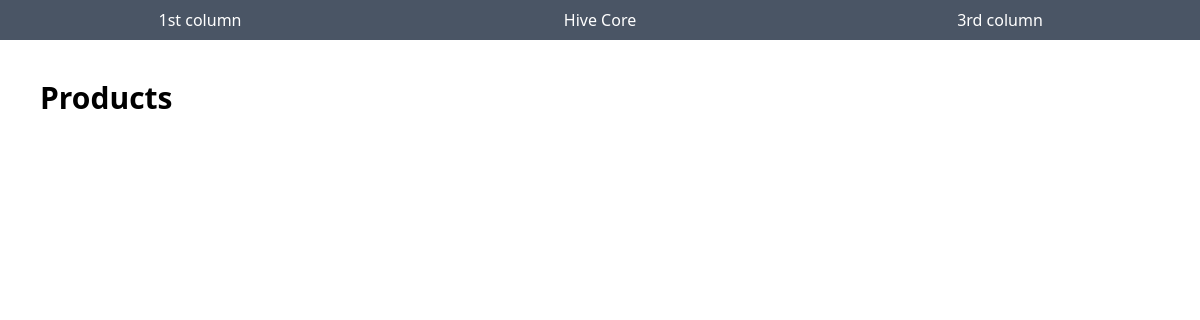
/products/, run on an earlier commit of the app's database.
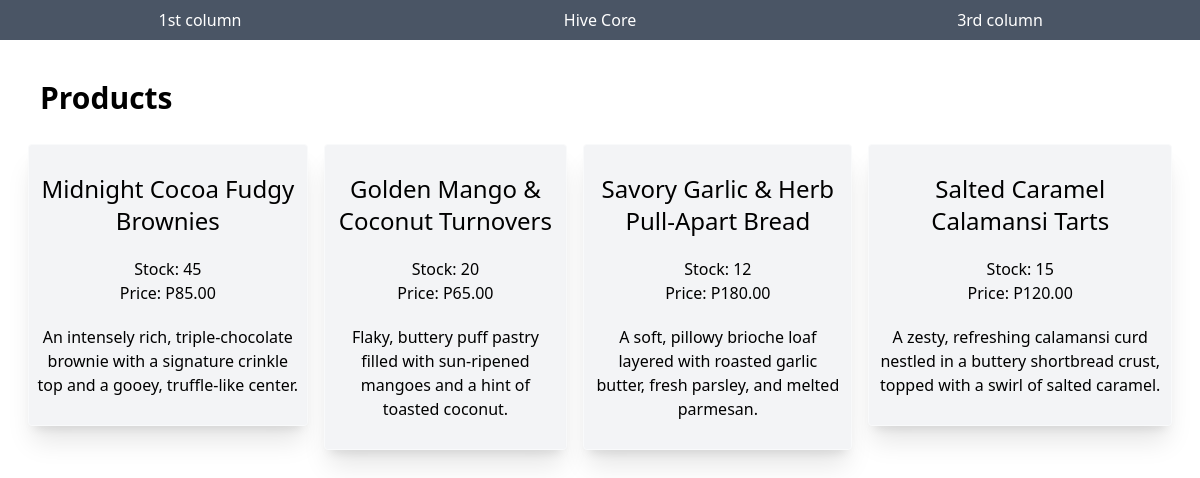
And on a later commit of the database.
### products/models.py (models this page shows, shortened)
class Product(models.Model):
    id = models.UUIDField(primary_key=True, default=uuid.uuid4, editable=False)
    name = models.CharField(max_length=50)
    stock = models.IntegerField()
    price = models.DecimalField(max_digits=6, decimal_places=2)
    short_description = models.CharField(max_length=255, blank=True)
    full_description = models.TextField(blank=True)
    created_at = models.DateTimeField(auto_now_add=True)
    updated_at = models.DateTimeField(auto_now=True)
    class Meta:
        indexes = [
            models.Index(fields=["name"], name="name_idx"),
        ]
    def get_absolute_url(self):
        return reverse("product_detail", args=[str(self.id)])

### products/views.py (the view)
# urls.py: path("", ProductListView.as_view(), name="product_list"),
class ProductListView(ListView):
    model = Product
    context_object_name = "product_list"
    template_name = "products/product_list.html"

### templates/products/product_list.html
{% extends "_base.html" %}
{% block content %}
    <h1 class="m-5 text-3xl font-bold ">Products</h1>
    <ul class="flex">
        {% for product in product_list %}
            <a href="{{ product.get_absolute_url }}">
                <li class="m-2 p-2 w-auto border border-gray-50 rounded content-center text-center bg-gray-100 shadow-xl">
                    <p class="text-2xl my-5">{{ product.name }}</p>
                    <p>Stock: {{ product.stock }}</p>
                    <p>Price: P{{ product.price }}</p>
                    <p class="my-5">{{ product.short_description }}</p>
                </li>
            </a>
        {% endfor %}
    </ul>
{% endblock %}

### templates/_base.html (shortened to what this page needs)
{% load static %}
<!DOCTYPE html>
<html lang="en">
<head>
    <link rel="stylesheet" href="{% static 'dist/styles.css' %}">
</head>
<body>
    <header class="bg-gray-600 p-2 text-center text-white columns-3 ">
        <div>1st column</div>
        <div>Hive Core</div>
        <div>3rd column</div>
    </header>
    <main class="p-5">
    {% block content%}
    {% endblock content%}
    </main>
</body>
</html>

What changed in the data, as far as the page shows it:
added Product: name "Midnight Cocoa Fudgy Brownies", stock "45", price "85.00", short_description "An intensely rich, triple-chocolate brownie with a signature crinkle top and a gooey, truffle-like center."
added Product: name "Golden Mango & Coconut Turnovers", stock "20", price "65.00", short_description "Flaky, buttery puff pastry filled with sun-ripened mangoes and a hint of toasted coconut."
added Product: name "Savory Garlic & Herb Pull-Apart Bread", stock "12", price "180.00", short_description "A soft, pillowy brioche loaf layered with roasted garlic butter, fresh parsley, and melted parmesan."
added Product: name "Salted Caramel Calamansi Tarts", stock "15", price "120.00", short_description "A zesty, refreshing calamansi curd nestled in a buttery shortbread crust, topped with a swirl of salted caramel."
